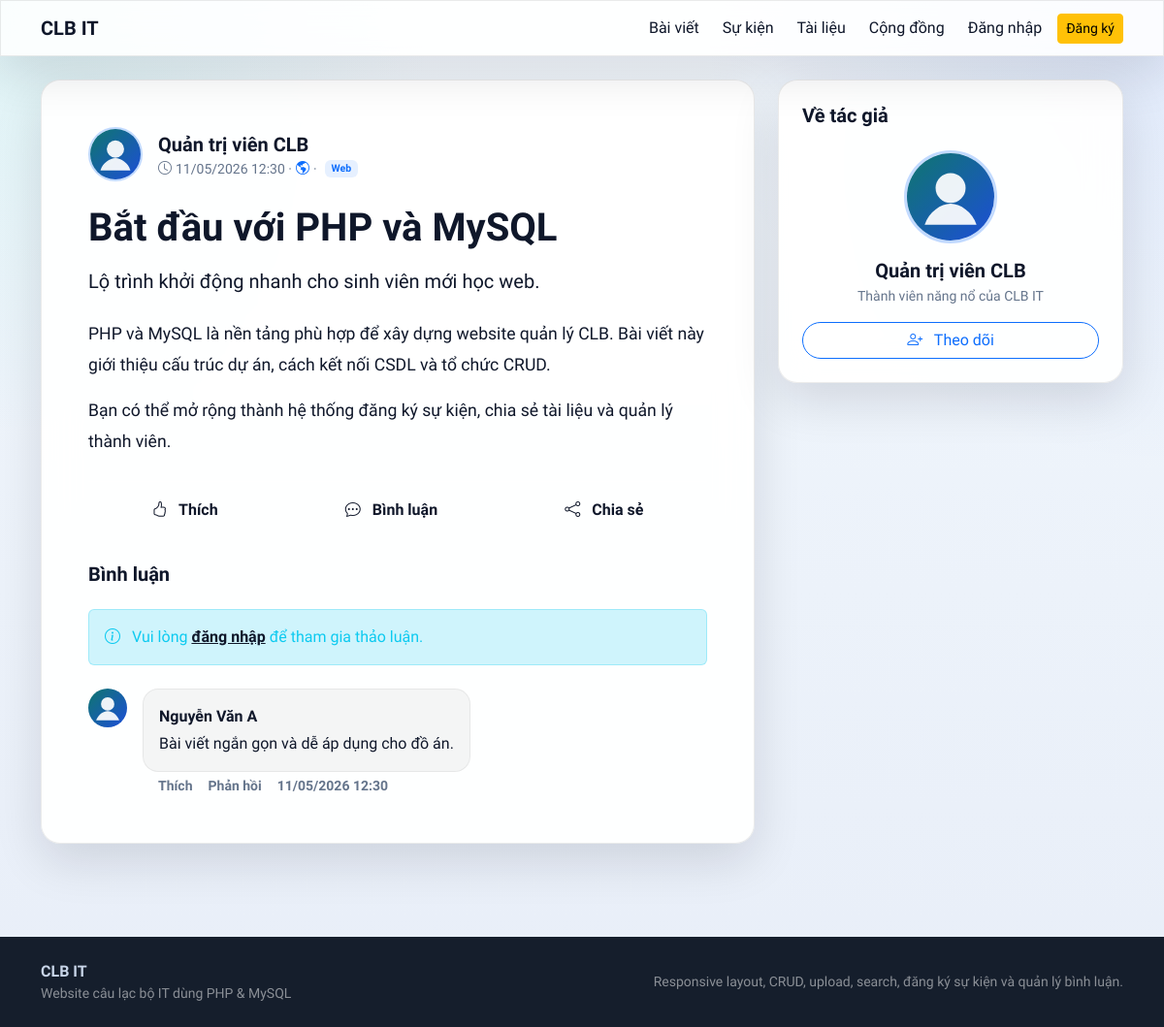
The page /post.php?id=1 on the database its author committed.
### tables this page shows
CREATE TABLE posts (
    id INT AUTO_INCREMENT PRIMARY KEY,
    title VARCHAR(255) NOT NULL,
    slug VARCHAR(255) NOT NULL UNIQUE,
    excerpt VARCHAR(300) NOT NULL,
    content LONGTEXT NOT NULL,
    image VARCHAR(255) NULL,
    images TEXT NULL,
    files TEXT NULL,
    category_id INT NOT NULL,
    user_id INT NOT NULL,
    status ENUM('draft', 'published', 'pending') NOT NULL DEFAULT 'pending',
    privacy ENUM('public', 'private') NOT NULL DEFAULT 'public',
    published_at DATETIME NULL,
    created_at TIMESTAMP DEFAULT CURRENT_TIMESTAMP,
    updated_at TIMESTAMP DEFAULT CURRENT_TIMESTAMP ON UPDATE CURRENT_TIMESTAMP,
    CONSTRAINT fk_posts_category FOREIGN KEY (category_id) REFERENCES categories(id) ON DELETE RESTRICT,
    CONSTRAINT fk_posts_user FOREIGN KEY (user_id) REFERENCES users(id) ON DELETE CASCADE,
    INDEX idx_posts_category (category_id),
    INDEX idx_posts_user (user_id),
    INDEX idx_posts_status_date (status, published_at)
);

CREATE TABLE users (
    id INT AUTO_INCREMENT PRIMARY KEY,
    fullname VARCHAR(100) NOT NULL,
    email VARCHAR(120) NOT NULL UNIQUE,
    password VARCHAR(255) NOT NULL,
    avatar VARCHAR(255) NULL,
    bio TEXT NULL,
    skills VARCHAR(255) NULL,
    role ENUM('admin', 'member') NOT NULL DEFAULT 'member',
    status ENUM('active', 'locked') NOT NULL DEFAULT 'active',
    created_at TIMESTAMP DEFAULT CURRENT_TIMESTAMP,
    updated_at TIMESTAMP DEFAULT CURRENT_TIMESTAMP ON UPDATE CURRENT_TIMESTAMP,
    INDEX idx_users_role_status (role, status)
);

CREATE TABLE categories (
    id INT AUTO_INCREMENT PRIMARY KEY,
    name VARCHAR(100) NOT NULL UNIQUE,
    slug VARCHAR(120) NOT NULL UNIQUE,
    created_at TIMESTAMP DEFAULT CURRENT_TIMESTAMP,
    updated_at TIMESTAMP DEFAULT CURRENT_TIMESTAMP ON UPDATE CURRENT_TIMESTAMP
);

CREATE TABLE comments (
    id INT AUTO_INCREMENT PRIMARY KEY,
    post_id INT NOT NULL,
    user_id INT NOT NULL,
    content TEXT NOT NULL,
    status ENUM('pending', 'approved', 'spam') NOT NULL DEFAULT 'pending',
    created_at TIMESTAMP DEFAULT CURRENT_TIMESTAMP,
    CONSTRAINT fk_comments_post FOREIGN KEY (post_id) REFERENCES posts(id) ON DELETE CASCADE,
    CONSTRAINT fk_comments_user FOREIGN KEY (user_id) REFERENCES users(id) ON DELETE CASCADE,
    INDEX idx_comments_post (post_id),
    INDEX idx_comments_user (user_id),
    INDEX idx_comments_status (status)
);

### config/database.php (called while the page is built, shortened)
<?php
function db(): PDO
{
    static $pdo = null;
    if ($pdo instanceof PDO) {
        return $pdo;
    }
    $dsn = 'mysql:host=' . DB_HOST . ';dbname=' . DB_NAME . ';charset=utf8mb4';
    $pdo = new PDO($dsn, DB_USER, DB_PASS, [
        PDO::ATTR_ERRMODE => PDO::ERRMODE_EXCEPTION,
        PDO::ATTR_DEFAULT_FETCH_MODE => PDO::FETCH_ASSOC,
        PDO::ATTR_EMULATE_PREPARES => false,
    ]);
    return $pdo;
}

### includes/functions.php (called while the page is built, shortened)
<?php
function e(?string $value): string
{
    return htmlspecialchars((string) $value, ENT_QUOTES, 'UTF-8');
}
function current_user_row(): ?array
{
    if (!isset($_SESSION['user']['id'])) {
        return null;
    }
    $stmt = db()->prepare('SELECT * FROM users WHERE id = :id LIMIT 1');
    $stmt->execute(['id' => (int) $_SESSION['user']['id']]);
    $user = $stmt->fetch();
    return $user;
}
function is_logged_in(): bool
{
    return current_user_row() !== null;
}
function current_user_id(): ?int
{
    $user = current_user_row();
    return $user ? (int) $user['id'] : null;
}
function format_datetime(?string $value): string
{
    return date('d/m/Y H:i', strtotime($value));
}

### post.php (the view, shortened to what this page needs)
<?php
require_once __DIR__ . '/config/database.php';
require_once __DIR__ . '/includes/functions.php';
$id = (int) ($_GET['id'] ?? 0);
$stmt = db()->prepare("SELECT p.*, c.name AS category_name, u.fullname AS author_name, u.avatar AS author_avatar
    FROM posts p
    INNER JOIN categories c ON c.id = p.category_id
    INNER JOIN users u ON u.id = p.user_id
    WHERE p.id = :id");
$stmt->execute(['id' => $id]);
$post = $stmt->fetch();
$isAuthor = (current_user_id() !== null && (int)$post['user_id'] === current_user_id());
$commentStmt = db()->prepare("SELECT c.*, u.fullname, u.avatar FROM comments c INNER JOIN users u ON u.id = c.user_id WHERE c.post_id = :post_id AND c.status = 'approved' ORDER BY c.created_at DESC");
$commentStmt->execute(['post_id' => $id]);
$comments = $commentStmt->fetchAll();
require_once __DIR__ . '/includes/header.php';
?>
<div class="row g-4 animate-on-scroll">
    <div class="col-lg-8">
        <div class="clubit-card p-4 p-lg-5 mb-4">
            <div class="d-flex justify-content-between align-items-start mb-4">
                <div class="d-flex align-items-center gap-3">
                    <img src="<?php echo e($post['author_avatar'] ? UPLOAD_URL . '/' . $post['author_avatar'] : BASE_URL . '/assets/images/default-avatar.svg'); ?>" class="rounded-circle border border-2 border-primary border-opacity-25" width="56" height="56" alt="Avatar" style="object-fit: cover;">
                    <div>
                        <div class="fw-bold fs-5"><?php echo e($post['author_name']); ?></div>
                        <div class="small text-secondary d-flex align-items-center gap-1">
                            <i class="bi bi-clock"></i> <?php echo e(format_datetime($post['published_at'] ?? $post['created_at'])); ?>
                            &middot; <?php if (($post['privacy'] ?? 'public') === 'private'): ?>
                                <i class="bi bi-lock-fill text-warning" title="Riêng tư"></i>
                            <?php else: ?>
                                <i class="bi bi-globe-americas text-primary" title="Công khai"></i>
                            <?php endif; ?>
                            &middot; <span class="badge bg-primary bg-opacity-10 text-primary ms-1"><?php echo e($post['category_name']); ?></span>
                        </div>
                    </div>
                </div>
            </div>
            <h1 class="fw-bold mb-3"><?php echo e($post['title']); ?></h1>
            <p class="lead text-white-50 mb-4"><?php echo e($post['excerpt']); ?></p>
            <div class="prose text-white opacity-75 mb-4" style="font-size: 1.1rem; line-height: 1.8;">
                <?php echo $post['content']; ?>
            </div>
            <div class="border-top border-bottom py-2 my-4 border-opacity-10 border-white d-flex justify-content-around">
                <button class="btn btn-lg text-white-50 flex-grow-1 hover-bg fw-semibold fs-6"><i class="bi bi-hand-thumbs-up me-2"></i> Thích</button>
                <button class="btn btn-lg text-white-50 flex-grow-1 hover-bg fw-semibold fs-6"><i class="bi bi-chat-dots me-2"></i> Bình luận</button>
                <button class="btn btn-lg text-white-50 flex-grow-1 hover-bg fw-semibold fs-6" onclick="navigator.clipboard.writeText(window.location.href); alert('Đã copy link!');"><i class="bi bi-share me-2"></i> Chia sẻ</button>
            </div>
            <h5 class="fw-bold mb-4">Bình luận</h5>
            <?php if (is_logged_in()): ?>
                <div class="d-flex gap-3 mb-5">
                    <img src="<?php echo e(current_user_avatar()); ?>" class="rounded-circle" width="40" height="40" alt="Avatar" style="object-fit: cover;">
                    <form method="post" class="flex-grow-1">
                        <div class="position-relative">
                            <textarea name="content" class="form-control rounded-4 bg-dark border-secondary border-opacity-25 text-white pe-5 pt-3" rows="2" placeholder="Viết bình luận của bạn..." required></textarea>
                            <button type="submit" class="btn btn-primary position-absolute bottom-0 end-0 m-2 rounded-circle d-flex align-items-center justify-content-center p-0" style="width: 32px; height: 32px;">
                                <i class="bi bi-send-fill" style="font-size: 0.85rem;"></i>
                            </button>
                        </div>
                    </form>
                </div>
            <?php else: ?>
                <div class="alert alert-info bg-opacity-10 border-info border-opacity-25 text-info mb-4">
                    <i class="bi bi-info-circle me-2"></i> Vui lòng <a href="<?php echo e(BASE_URL); ?>/login.php" class="fw-bold text-info">đăng nhập</a> để tham gia thảo luận.
                </div>
            <?php endif; ?>
            <div class="d-grid gap-4">
                <?php foreach ($comments as $comment): ?>
                    <div class="d-flex gap-3 animate-on-scroll">
                        <img src="<?php echo e($comment['avatar'] ? UPLOAD_URL . '/' . $comment['avatar'] : BASE_URL . '/assets/images/default-avatar.svg'); ?>" alt="<?php echo e($comment['fullname']); ?>" width="40" height="40" class="rounded-circle" style="object-fit: cover;">
                        <div>
                            <div class="bg-dark bg-opacity-50 p-3 rounded-4" style="display: inline-block;">
                                <div class="fw-bold mb-1 d-flex align-items-center gap-2">
                                    <?php echo e($comment['fullname']); ?>
                                </div>
                                <div class="text-white-50"><?php echo nl2br(e($comment['content'])); ?></div>
                            </div>
                            <div class="small text-secondary ms-3 mt-1 fw-semibold d-flex gap-3">
                                <span class="hover-underline" style="cursor: pointer;">Thích</span>
                                <span class="hover-underline" style="cursor: pointer;">Phản hồi</span>
                                <span><?php echo e(format_datetime($comment['created_at'])); ?></span>
                            </div>
                        </div>
                    </div>
                <?php endforeach; ?>
            </div>
        </div>
    </div>
    <div class="col-lg-4">
        <div class="clubit-card p-4 animate-on-scroll sticky-top" style="top: 80px;">
            <h5 class="fw-bold mb-4">Về tác giả</h5>
            <div class="text-center">
                <img src="<?php echo e($post['author_avatar'] ? UPLOAD_URL . '/' . $post['author_avatar'] : BASE_URL . '/assets/images/default-avatar.svg'); ?>" width="96" height="96" class="rounded-circle border border-3 border-primary border-opacity-25 mb-3" style="object-fit: cover;" alt="<?php echo e($post['author_name']); ?>">
                <h5 class="fw-bold mb-1"><?php echo e($post['author_name']); ?></h5>
                <p class="text-secondary small mb-3">Thành viên năng nổ của CLB IT</p>
                <?php if (!$isAuthor): ?>
                    <button class="btn btn-outline-primary rounded-pill px-4 w-100"><i class="bi bi-person-plus me-2"></i> Theo dõi</button>
                <?php endif; ?>
            </div>
        </div>
    </div>
</div>
<?php require_once __DIR__ . '/includes/footer.php'; ?>

### assets/css/app.css (style rules this page uses)
:root, [data-theme="dark"] { --clubit-bg: #07111f; --clubit-bg-gradient: radial-gradient(circle at top left, rgba(54, 194, 180, 0.2), transparent 25%), linear-gradient(135deg, #07111f 0%, #10213a 42%, #132b4d 100%); --clubit-surface: rgba(12, 21, 39, 0.84); --clubit-card: rgba(12, 21, 39, 0.82); --clubit-accent: #36c2b4; --clubit-accent-2: #1d4ed8; --clubit-text: #dfe8f3; --clubit-muted: #93a4ba; --clubit-border: rgba(255, 255, 255, 0.09); --clubit-nav-bg: rgba(8, 17, 31, 0.76); --clubit-dropdown-bg: #0c1527; --clubit-dropdown-color: #dfe8f3; --clubit-dropdown-border: rgba(255, 255, 255, 0.09); --clubit-dropdown-hover-bg: rgba(54, 194, 180, 0.16); --clubit-input-bg: rgba(255, 255, 255, 0.05); --clubit-input-border: rgba(255, 255, 255, 0.09); --clubit-input-color: #ffffff; --clubit-chat-msg-other: rgba(255, 255, 255, 0.05); --clubit-chat-msg-mine: rgba(54, 194, 180, 0.12); --clubit-chat-msg-other-border: rgba(255, 255, 255, 0.08); --clubit-chat-msg-mine-border: rgba(54, 194, 180, 0.22); }
[data-theme="light"] { --clubit-bg: #f6fbff; --clubit-bg-gradient: radial-gradient(circle at top left, rgba(54, 194, 180, 0.12), transparent 28%), radial-gradient(circle at top right, rgba(29, 78, 216, 0.1), transparent 30%), linear-gradient(180deg, #f6fbff 0%, #eef4fb 36%, #e8eef8 100%); --clubit-surface: rgba(255, 255, 255, 0.9); --clubit-card: rgba(255, 255, 255, 0.95); --clubit-accent: #0f766e; --clubit-accent-2: #1d4ed8; --clubit-text: #0f172a; --clubit-muted: #64748b; --clubit-border: rgba(0, 0, 0, 0.08); --clubit-nav-bg: rgba(255, 255, 255, 0.85); --clubit-dropdown-bg: #ffffff; --clubit-dropdown-color: #0f172a; --clubit-dropdown-border: rgba(0, 0, 0, 0.08); --clubit-dropdown-hover-bg: rgba(29, 78, 216, 0.08); --clubit-input-bg: rgba(0, 0, 0, 0.03); --clubit-input-border: rgba(0, 0, 0, 0.08); --clubit-input-color: #0f172a; --clubit-chat-msg-other: rgba(0, 0, 0, 0.04); --clubit-chat-msg-mine: rgba(29, 78, 216, 0.08); --clubit-chat-msg-other-border: rgba(0, 0, 0, 0.06); --clubit-chat-msg-mine-border: rgba(29, 78, 216, 0.16); }
* { box-sizing: border-box; }
body { font-family: 'Be Vietnam Pro', sans-serif; background: var(--clubit-bg-gradient); color: var(--clubit-text); transition: background 0.3s ease, color 0.3s ease; display: flex; flex-direction: column; min-height: 100vh; }
.navbar-glass, .clubit-card, .clubit-panel, .sidebar-glass { backdrop-filter: blur(18px); border: 1px solid var(--clubit-border); box-shadow: 0 18px 50px rgba(2, 8, 23, 0.12); transition: border-color 0.3s ease, box-shadow 0.3s ease; }
.clubit-card, .clubit-panel { background: var(--clubit-card); border-radius: 1.25rem; color: var(--clubit-text); }
.animate-on-scroll { opacity: 0; transform: translateY(30px); transition: opacity 0.6s ease-out, transform 0.6s cubic-bezier(0.2, 0.8, 0.2, 1); }
.animate-on-scroll.visible { opacity: 1; transform: translateY(0); }
[data-theme="light"] .clubit-card .text-white, [data-theme="light"] .clubit-card .text-white-50, [data-theme="light"] .clubit-card .text-secondary, [data-theme="light"] .clubit-card .prose, [data-theme="light"] .clubit-card .lead, [data-theme="light"] .clubit-card h5, [data-theme="light"] .clubit-card h1, [data-theme="light"] .clubit-card .fw-bold { color: var(--clubit-text) !important; opacity: 1 !important; }
[data-theme="light"] .clubit-card .text-muted, [data-theme="light"] .clubit-card .small.text-secondary { color: var(--clubit-muted) !important; }

### rows shown on the page
posts: user.fullname "Quản trị viên CLB", published_at "11/05/2026 12:30", category.name "Web", title "Bắt đầu với PHP và MySQL", excerpt "Lộ trình khởi động nhanh cho sinh viên mới học web.", content "PHP và MySQL là nền tảng phù hợp để xây dựng website quản lý CLB. Bài viết này giới thiệu cấu trúc dự án, cách kết nối CSDL và tổ chức CRUD. Bạn có thể mở rộng thành hệ thống đăng ký sự kiện, chia sẻ tài liệu và quản lý thành viên."
comments: user.fullname "Nguyễn Văn A", content "Bài viết ngắn gọn và dễ áp dụng cho đồ án.", created_at "11/05/2026 12:30"

### other values the page prints
APP_NAME "CLB IT"
